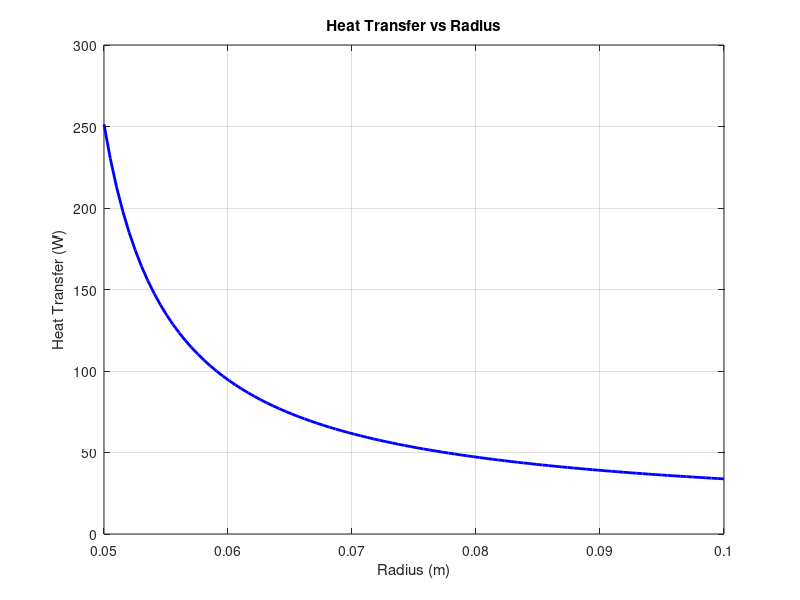

Recreate this plot in MATLAB.
clc; clear; 
r1 = 0.05; 
r2 = 0.1;
k = 0.05; 
h = 10;
T1 = 100;
T_inf = 20;
L = 1;

% Radius range
r = linspace(r1, r2, 100);

% Thermal resistance of insulation
R_ins = log(r./r1) ./ (2*pi*k*L);

% Thermal resistance of convection
R_conv = 1 ./ (h*2*pi*r*L);

% Total thermal resistance
R_total = R_ins + R_conv;

% Heat transfer rate
Q = (T1 - T_inf) ./ R_total;

% Plot results
plot(r, Q, 'b-', 'LineWidth', 2);
xlabel('Radius (m)');
ylabel('Heat Transfer (W)');
title('Heat Transfer vs Radius');
grid on;
